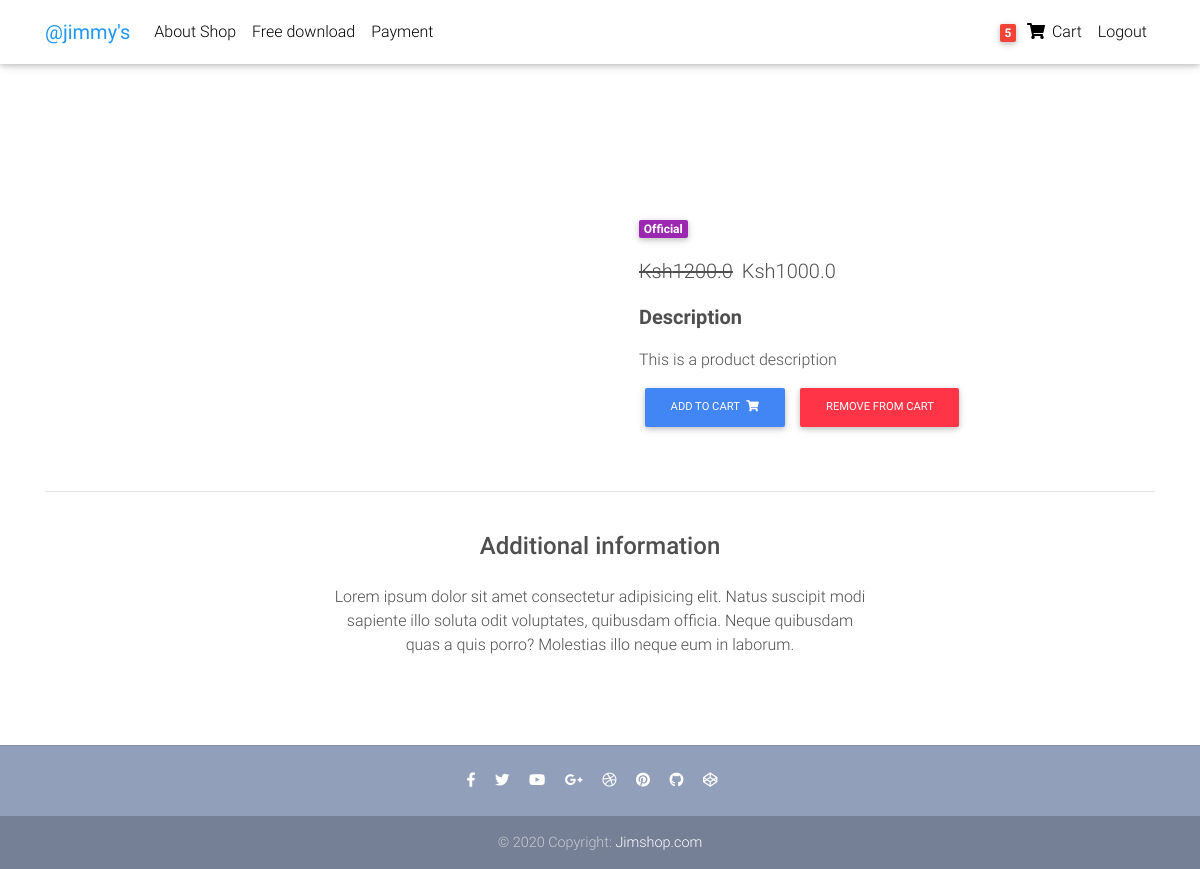
The page /core/products/test-product-trousers/ (signed in) on the database its author committed.
### core/models.py (models this page shows, shortened)
class Order(models.Model):
    user = models.ForeignKey(settings.AUTH_USER_MODEL, on_delete=models.CASCADE)
    items = models.ManyToManyField(OrderItem)
    start_date = models.DateTimeField(auto_now_add=True)
    ordered_date = models.DateTimeField()
    ordered = models.BooleanField(default=False)
    payment_address = models.ForeignKey('PaymentAddress', on_delete=models.SET_NULL, blank=True, null=True)
    payment = models.ForeignKey('Payment', on_delete=models.SET_NULL, blank=True, null=True)

class Item(models.Model):
    title = models.CharField(max_length=100)
    price = models.FloatField()
    discount_price = models.FloatField(blank=True, null=True)
    category = models.CharField(choices=CATEGORY_CHOICES, max_length=2)
    label = models.CharField(choices=LABEL_CHOICES, max_length=1)
    slug = models.SlugField()
    description = models.TextField(default="This is a product description")
    image = models.ImageField(blank=True, null=True, default = "")
    def get_add_to_cart_url(self):
        return reverse("core:add-to-cart", kwargs={'slug': self.slug})
    def get_remove_from_cart_url(self):
        return reverse("core:remove-from-cart", kwargs={'slug': self.slug})

### core/views.py (the view)
# urls.py: path('products/<slug:slug>/', views.ProductDetailView.as_view(), name='products'),
class ProductDetailView(DetailView):
    model = Item
    template_name = "product-page.html"

### core/templatetags/cart_template_tags.py (called while the page is built)
@register.filter
def cart_item_count(user):
    if user.is_authenticated:
        qs = Order.objects.filter(user=user, ordered=False)
        if qs.exists():
            return qs[0].items.count()
    return 0

### templates/product-page.html (shortened to what this page needs)
{% extends 'base.html' %}
{% block content  %}
<body>
  <main class="mt-5 pt-4">
    <div class="container dark-grey-text mt-5">
      <div class="row wow fadeIn">
        <div class="col-md-6 mb-4">
        </div>
        <div class="col-md-6 mb-4">
          <div class="p-4">
            <div class="mb-3">
              <a href="">
                <span class="badge purple mr-1">{{ object.get_category_display }}</span>
              </a>
            </div>
            <p class="lead">
              {% if object.discount_price %}
                <span class="mr-1">
                  <del>Ksh{{ object.price }}</del>
                </span>
                <span>Ksh{{ object.discount_price }}</span>
              {% else %}
                {{ object.price }}
              {% endif %}
            </p>
            <p class="lead font-weight-bold">Description</p>
            <p>{{ object.description }}</p>
            <a href="{{ object.get_add_to_cart_url }}" class="btn btn-primary btn-md my-0 p">Add to cart
              <i class="fas fa-shopping-cart ml-1"></i>
            </a>
            <a href="{{ object.get_remove_from_cart_url }}" class="btn btn-danger btn-md my-0 p">Remove from cart
            </a>
          </div>
        </div>
      </div>
      <hr>
      <div class="row d-flex justify-content-center wow fadeIn">
        <div class="col-md-6 text-center">
          <h4 class="my-4 h4">Additional information</h4>
          <p>Lorem ipsum dolor sit amet consectetur adipisicing elit. Natus suscipit modi sapiente illo soluta odit
            voluptates,
            quibusdam officia. Neque quibusdam quas a quis porro? Molestias illo neque eum in laborum.</p>
        </div>
      </div>
      <div class="row wow fadeIn">
        <div class="col-lg-4 col-md-12 mb-4">
        </div>
        <div class="col-lg-4 col-md-6 mb-4">
        </div>
        <div class="col-lg-4 col-md-6 mb-4">
        </div>
      </div>
    </div>
  </main>
</body>
</html>
{% endblock %}

### templates/navbar.html (shortened to what this page needs)
{% load cart_template_tags %}
<nav class="navbar fixed-top navbar-expand-lg navbar-light white scrolling-navbar">
    <div class="container">
        <a class="navbar-brand waves-effect" href="{% url 'core:home' %}">
            <strong class="blue-text">@jimmy's</strong>
        </a>
        <div class="collapse navbar-collapse" id="navbarSupportedContent">
            <ul class="navbar-nav mr-auto">
            <li class="nav-item">
                <a class="nav-link waves-effect" href="https://mdbootstrap.com/docs/jquery/" target="_blank">About Shop</a>
            </li>
            <li class="nav-item">
                <a class="nav-link waves-effect" href="https://mdbootstrap.com/docs/jquery/getting-started/download/"
                target="_blank">Free download</a>
            </li>
            <li class="nav-item">
                <a class="nav-link waves-effect" href="{% url 'payment:payment' %}">Payment</a>
            </li>
            </ul>
            <ul class="navbar-nav nav-flex-icons">
                {% if request.user.is_authenticated %}
                <li class="nav-item">
                    <a href="{% url 'core:order-summary' %}" class="nav-link waves-effect">
                        <span class="badge red z-depth-1 mr-1"> {{ request.user|cart_item_count }} </span>
                        <i class="fas fa-shopping-cart"></i>
                        <span class="clearfix d-none d-sm-inline-block"> Cart </span>
                    </a>
                </li>
                <li class="nav-item">
                    <a href="{% url 'account_logout' %}" class="nav-link waves-effect">
                        <span class="clearfix d-none d-sm-inline-block"> Logout </span>
                    </a>
                </li>
                {% endif %}
            </ul>
        </div>
    </div>
</nav>

### templates/base.html (style rules this page uses)
html, body, header, .carousel { height: 60vh; }

### rows shown on the page
Item: category "Official", price "1200.0", discount_price "1000.0", description "This is a product description"

### other values the page prints
{{ request.user|cart_item_count }} "5"
